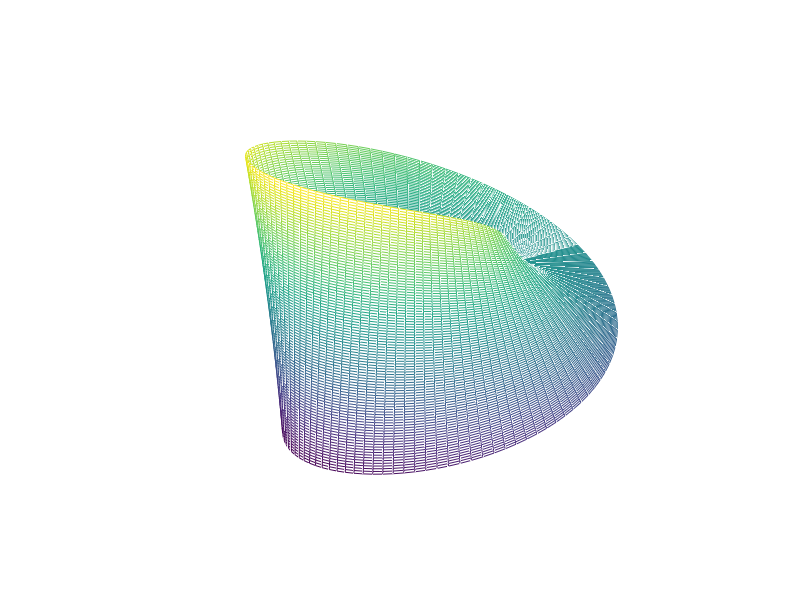

This figure's MATLAB source:
u=linspace(0,2*pi,100);
v=linspace(-0.4,0.4,100);

[U,V]=meshgrid(u,v);

x=cos(U)+V.*cos(U/2).*cos(U);
y=sin(U)+V.*cos(U/2).*sin(U);
z=V.*sin(U/2);

axis equal
mesh(x,y,z)
axis off
